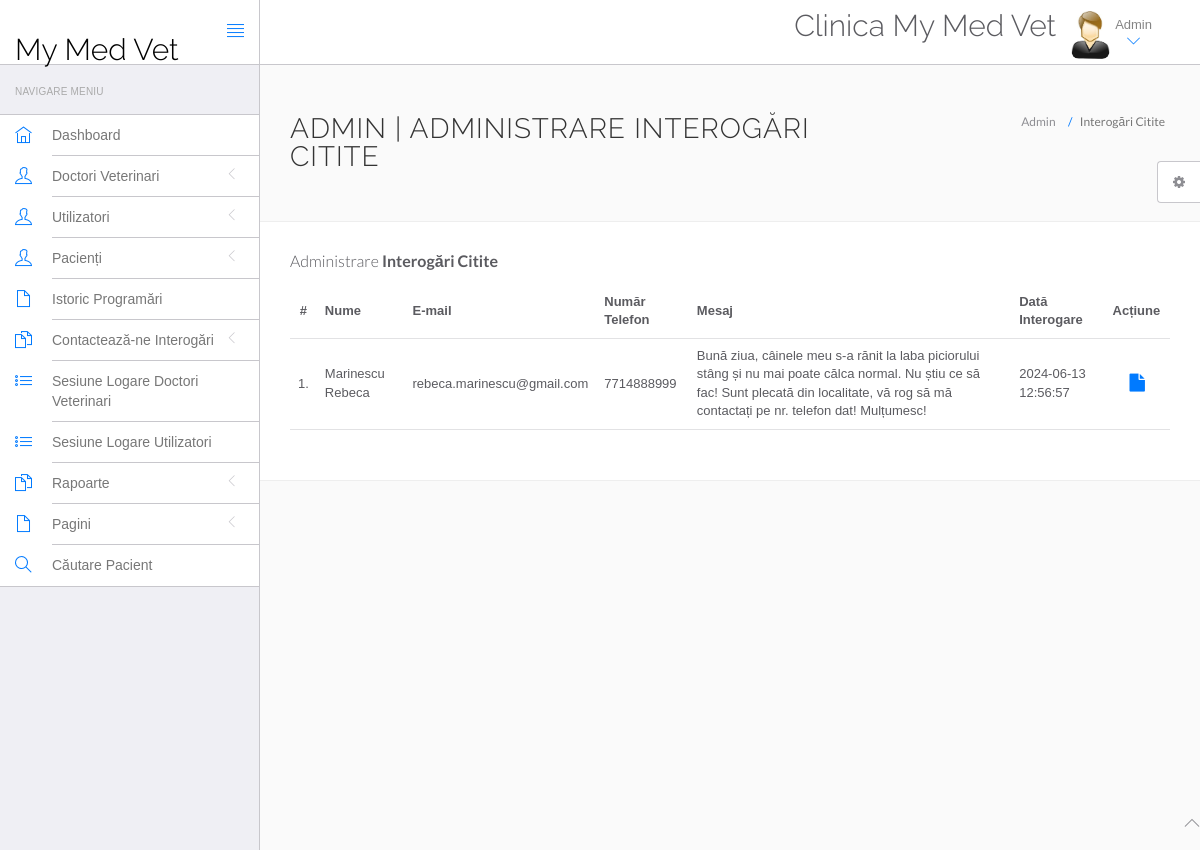
The page /mymedvet/admin/read-query.php (signed in) on the database its author committed.
### tables this page shows
CREATE TABLE `tblcontactus` (
  `id` int(11) NOT NULL,
  `fullname` varchar(255) DEFAULT NULL,
  `email` varchar(255) DEFAULT NULL,
  `phoneNumber` bigint(12) DEFAULT NULL,
  `message` mediumtext DEFAULT NULL,
  `PostingDate` timestamp NULL DEFAULT current_timestamp(),
  `AdminRemark` mediumtext DEFAULT NULL,
  `LastupdateDate` timestamp NULL DEFAULT NULL ON UPDATE current_timestamp(),
  `IsRead` int(11) DEFAULT NULL
);

### mymedvet/admin/read-query.php (the view, shortened to what this page needs)
<?php
include('include/config.php');
if(strlen($_SESSION['id']==0)) {
 header('location:logout.php');
  } else{
?>
<!DOCTYPE html>
<html lang="en">
	<head>
		<link rel="stylesheet" href="vendor/bootstrap/css/bootstrap.min.css">
		<link rel="stylesheet" href="vendor/fontawesome/css/font-awesome.min.css">
		<link rel="stylesheet" href="vendor/themify-icons/themify-icons.min.css">
		<link href="vendor/animate.css/animate.min.css" rel="stylesheet" media="screen">
		<link href="vendor/perfect-scrollbar/perfect-scrollbar.min.css" rel="stylesheet" media="screen">
		<link href="vendor/switchery/switchery.min.css" rel="stylesheet" media="screen">
		<link href="vendor/bootstrap-touchspin/jquery.bootstrap-touchspin.min.css" rel="stylesheet" media="screen">
		<link href="vendor/select2/select2.min.css" rel="stylesheet" media="screen">
		<link href="vendor/bootstrap-datepicker/bootstrap-datepicker3.standalone.min.css" rel="stylesheet" media="screen">
		<link href="vendor/bootstrap-timepicker/bootstrap-timepicker.min.css" rel="stylesheet" media="screen">
		<link rel="stylesheet" href="customstyle/css/styles.css">
		<link rel="stylesheet" href="customstyle/css/plugins.css">
		<link rel="stylesheet" href="customstyle/css/themes/theme-1.css" id="skin_color" />
	</head>
	<body>
		<div id="app">
<?php include('include/sidebar.php');?>
			<div class="app-content">
						<?php include('include/header.php');?>
				<div class="main-content" >
					<div class="wrap-content container" id="container">
						<section id="page-title">
							<div class="row">
								<div class="col-sm-8">
									<h1 class="mainTitle">Admin | Administrare Interogări Citite</h1>
																	</div>
								<ol class="breadcrumb">
									<li>
										<span>Admin</span>
									</li>
									<li class="active">
										<span>Interogări Citite</span>
									</li>
								</ol>
							</div>
						</section>
						<div class="container-fluid container-fullw bg-white">
									<div class="row">
								<div class="col-md-12">
									<h5 class="over-title margin-bottom-15">Administrare <span class="text-bold">Interogări Citite</span></h5>
									<table class="table table-hover" id="sample-table-1">
										<thead>
											<tr>
												<th class="center">#</th>
												<th>Nume</th>
												<th class="hidden-xs">E-mail</th>
												<th>Număr Telefon </th>
												<th>Mesaj </th>
												<th>Dată Interogare</th>
												<th>Acțiune</th>
											</tr>
										</thead>
										<tbody>
<?php
$sql=mysqli_query($con,"select * from tblcontactus where IsRead is not null");
$cnt=1;
while($row=mysqli_fetch_array($sql))
{
?>
											<tr>
												<td class="center"><?php echo $cnt;?>.</td>
												<td class="hidden-xs"><?php echo $row['fullname'];?></td>
												<td><?php echo $row['email'];?></td>
												<td><?php echo $row['phoneNumber'];?></td>
												<td><?php echo $row['message'];?></td>
												<td><?php echo $row['PostingDate'];?></td>
												<td >
												<div class="visible-md visible-lg hidden-sm hidden-xs">
							<a href="query-details.php?id=<?php echo $row['id'];?>" class="btn btn-transparent btn-lg" title="View Details"><i class="fa fa-file"></i></a>
												</div>
												</td>
											</tr>
											<?php
$cnt=$cnt+1;
											 }?>
										</tbody>
									</table>
								</div>
							</div>
								</div>
							</div>
						</div>
					</div>
				</div>
	<?php include('include/footer.php');?>
	<?php include('include/setting.php');?>
	</body>
</html>
<?php } ?>

### mymedvet/admin/customstyle/css/themes/theme-1.css (style rules this page uses)
body { background: #FAFAFA; }

### rows shown on the page
tblcontactus: fullname "Marinescu Rebeca", email "rebeca.marinescu@gmail.com", phoneNumber "7714888999", message "Bună ziua, câinele meu s-a rănit la laba piciorului stâng și nu mai poate călca normal. Nu știu ce să fac! Sunt plecată din localitate, vă rog să mă contactați pe nr. telefon dat! Mulțumesc!", PostingDate "2024-06-13 12:56:57"
